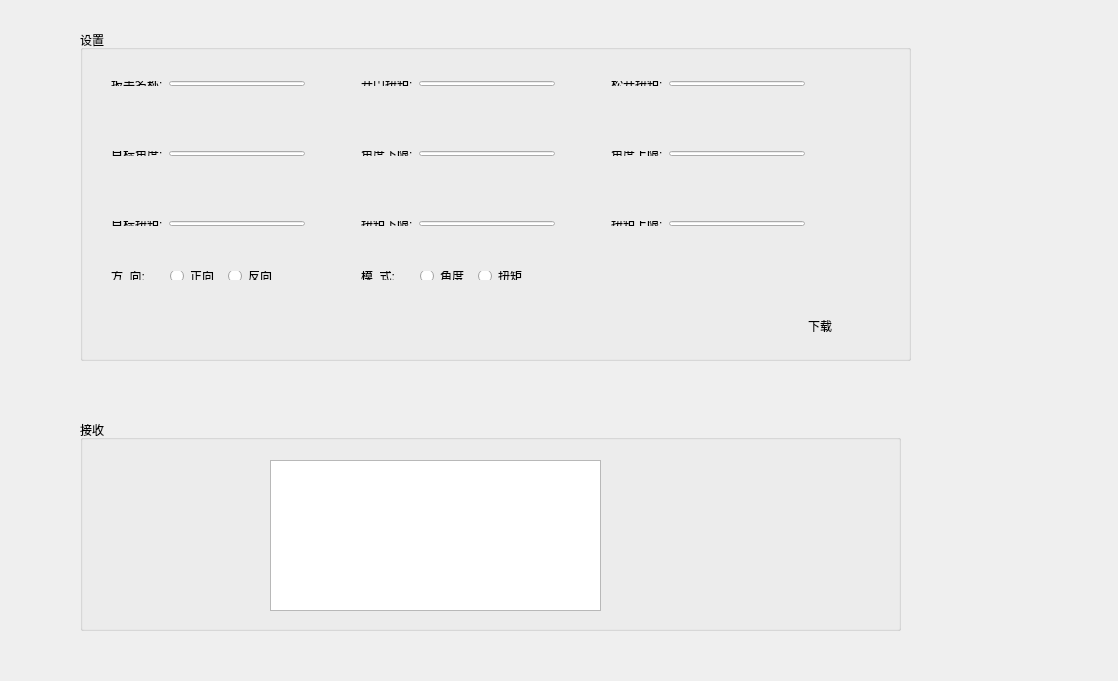
<?xml version="1.0" encoding="UTF-8"?>
<ui version="4.0">
 <class>Widget</class>
 <widget class="QWidget" name="Widget">
  <property name="geometry">
   <rect>
    <x>0</x>
    <y>0</y>
    <width>1118</width>
    <height>681</height>
   </rect>
  </property>
  <property name="windowTitle">
   <string>Widget</string>
  </property>
  <widget class="QGroupBox" name="groupBox">
   <property name="geometry">
    <rect>
     <x>80</x>
     <y>30</y>
     <width>831</width>
     <height>331</height>
    </rect>
   </property>
   <property name="title">
    <string>设置</string>
   </property>
   <widget class="QWidget" name="">
    <property name="geometry">
     <rect>
      <x>20</x>
      <y>40</y>
      <width>216</width>
      <height>27</height>
     </rect>
    </property>
    <layout class="QHBoxLayout" name="horizontalLayout">
     <item>
      <widget class="QLabel" name="label">
       <property name="styleSheet">
        <string notr="true">font: 14pt &quot;Sans Serif&quot;;</string>
       </property>
       <property name="text">
        <string>扳手名称:</string>
       </property>
      </widget>
     </item>
     <item>
      <widget class="QLineEdit" name="LineName"/>
     </item>
    </layout>
   </widget>
   <widget class="QWidget" name="">
    <property name="geometry">
     <rect>
      <x>270</x>
      <y>40</y>
      <width>216</width>
      <height>27</height>
     </rect>
    </property>
    <layout class="QHBoxLayout" name="horizontalLayout_2">
     <item>
      <widget class="QLabel" name="label_2">
       <property name="styleSheet">
        <string notr="true">font: 14pt &quot;Sans Serif&quot;;</string>
       </property>
       <property name="text">
        <string>开门扭矩:</string>
       </property>
      </widget>
     </item>
     <item>
      <widget class="QLineEdit" name="Linekaimen"/>
     </item>
    </layout>
   </widget>
   <widget class="QWidget" name="">
    <property name="geometry">
     <rect>
      <x>520</x>
      <y>40</y>
      <width>216</width>
      <height>27</height>
     </rect>
    </property>
    <layout class="QHBoxLayout" name="horizontalLayout_3">
     <item>
      <widget class="QLabel" name="label_3">
       <property name="styleSheet">
        <string notr="true">font: 14pt &quot;Sans Serif&quot;;</string>
       </property>
       <property name="text">
        <string>松开扭矩:</string>
       </property>
      </widget>
     </item>
     <item>
      <widget class="QLineEdit" name="LineSongkai"/>
     </item>
    </layout>
   </widget>
   <widget class="QWidget" name="">
    <property name="geometry">
     <rect>
      <x>20</x>
      <y>110</y>
      <width>216</width>
      <height>27</height>
     </rect>
    </property>
    <layout class="QHBoxLayout" name="horizontalLayout_4">
     <item>
      <widget class="QLabel" name="label_4">
       <property name="styleSheet">
        <string notr="true">font: 14pt &quot;Sans Serif&quot;;</string>
       </property>
       <property name="text">
        <string>目标角度:</string>
       </property>
      </widget>
     </item>
     <item>
      <widget class="QLineEdit" name="LineMubiaoJiao"/>
     </item>
    </layout>
   </widget>
   <widget class="QWidget" name="">
    <property name="geometry">
     <rect>
      <x>270</x>
      <y>110</y>
      <width>216</width>
      <height>27</height>
     </rect>
    </property>
    <layout class="QHBoxLayout" name="horizontalLayout_5">
     <item>
      <widget class="QLabel" name="label_5">
       <property name="styleSheet">
        <string notr="true">font: 14pt &quot;Sans Serif&quot;;</string>
       </property>
       <property name="text">
        <string>角度下限:</string>
       </property>
      </widget>
     </item>
     <item>
      <widget class="QLineEdit" name="LineJiaoduX"/>
     </item>
    </layout>
   </widget>
   <widget class="QWidget" name="">
    <property name="geometry">
     <rect>
      <x>520</x>
      <y>110</y>
      <width>216</width>
      <height>27</height>
     </rect>
    </property>
    <layout class="QHBoxLayout" name="horizontalLayout_6">
     <item>
      <widget class="QLabel" name="label_6">
       <property name="styleSheet">
        <string notr="true">font: 14pt &quot;Sans Serif&quot;;</string>
       </property>
       <property name="text">
        <string>角度上限:</string>
       </property>
      </widget>
     </item>
     <item>
      <widget class="QLineEdit" name="LineJiaoduS"/>
     </item>
    </layout>
   </widget>
   <widget class="QWidget" name="">
    <property name="geometry">
     <rect>
      <x>20</x>
      <y>180</y>
      <width>216</width>
      <height>27</height>
     </rect>
    </property>
    <layout class="QHBoxLayout" name="horizontalLayout_7">
     <item>
      <widget class="QLabel" name="label_7">
       <property name="styleSheet">
        <string notr="true">font: 14pt &quot;Sans Serif&quot;;</string>
       </property>
       <property name="text">
        <string>目标扭矩:</string>
       </property>
      </widget>
     </item>
     <item>
      <widget class="QLineEdit" name="LineMubiaoNiu"/>
     </item>
    </layout>
   </widget>
   <widget class="QWidget" name="">
    <property name="geometry">
     <rect>
      <x>270</x>
      <y>180</y>
      <width>216</width>
      <height>27</height>
     </rect>
    </property>
    <layout class="QHBoxLayout" name="horizontalLayout_8">
     <item>
      <widget class="QLabel" name="label_8">
       <property name="styleSheet">
        <string notr="true">font: 14pt &quot;Sans Serif&quot;;</string>
       </property>
       <property name="text">
        <string>扭矩下限:</string>
       </property>
      </widget>
     </item>
     <item>
      <widget class="QLineEdit" name="LineNiujuX"/>
     </item>
    </layout>
   </widget>
   <widget class="QWidget" name="">
    <property name="geometry">
     <rect>
      <x>520</x>
      <y>180</y>
      <width>216</width>
      <height>27</height>
     </rect>
    </property>
    <layout class="QHBoxLayout" name="horizontalLayout_9">
     <item>
      <widget class="QLabel" name="label_9">
       <property name="styleSheet">
        <string notr="true">font: 14pt &quot;Sans Serif&quot;;</string>
       </property>
       <property name="text">
        <string>扭矩上限:</string>
       </property>
      </widget>
     </item>
     <item>
      <widget class="QLineEdit" name="LineNiujuS"/>
     </item>
    </layout>
   </widget>
   <widget class="QWidget" name="">
    <property name="geometry">
     <rect>
      <x>20</x>
      <y>230</y>
      <width>192</width>
      <height>31</height>
     </rect>
    </property>
    <layout class="QHBoxLayout" name="horizontalLayout_10">
     <item>
      <widget class="QLabel" name="label_10">
       <property name="styleSheet">
        <string notr="true">font: 14pt &quot;Sans Serif&quot;;</string>
       </property>
       <property name="text">
        <string>方  向:</string>
       </property>
      </widget>
     </item>
     <item>
      <widget class="QRadioButton" name="CW">
       <property name="styleSheet">
        <string notr="true">font: 14pt &quot;Sans Serif&quot;;</string>
       </property>
       <property name="text">
        <string>正向</string>
       </property>
      </widget>
     </item>
     <item>
      <widget class="QRadioButton" name="CCW">
       <property name="styleSheet">
        <string notr="true">font: 14pt &quot;Sans Serif&quot;;</string>
       </property>
       <property name="text">
        <string>反向</string>
       </property>
      </widget>
     </item>
    </layout>
   </widget>
   <widget class="QWidget" name="">
    <property name="geometry">
     <rect>
      <x>270</x>
      <y>230</y>
      <width>192</width>
      <height>31</height>
     </rect>
    </property>
    <layout class="QHBoxLayout" name="horizontalLayout_12">
     <item>
      <widget class="QLabel" name="label_11">
       <property name="styleSheet">
        <string notr="true">font: 14pt &quot;Sans Serif&quot;;</string>
       </property>
       <property name="text">
        <string>模  式:</string>
       </property>
      </widget>
     </item>
     <item>
      <widget class="QRadioButton" name="mode_a">
       <property name="styleSheet">
        <string notr="true">font: 14pt &quot;Sans Serif&quot;;</string>
       </property>
       <property name="text">
        <string>角度</string>
       </property>
      </widget>
     </item>
     <item>
      <widget class="QRadioButton" name="mode_n">
       <property name="styleSheet">
        <string notr="true">font: 14pt &quot;Sans Serif&quot;;</string>
       </property>
       <property name="text">
        <string>扭矩</string>
       </property>
      </widget>
     </item>
    </layout>
   </widget>
   <widget class="QPushButton" name="DownLoad">
    <property name="geometry">
     <rect>
      <x>700</x>
      <y>275</y>
      <width>80</width>
      <height>41</height>
     </rect>
    </property>
    <property name="styleSheet">
     <string notr="true">font: 16pt &quot;Sans Serif&quot;;</string>
    </property>
    <property name="text">
     <string>下载</string>
    </property>
    <property name="flat">
     <bool>true</bool>
    </property>
   </widget>
  </widget>
  <widget class="QGroupBox" name="groupBox_2">
   <property name="geometry">
    <rect>
     <x>80</x>
     <y>420</y>
     <width>821</width>
     <height>211</height>
    </rect>
   </property>
   <property name="title">
    <string>接收</string>
   </property>
   <widget class="QTextBrowser" name="textBrowser">
    <property name="geometry">
     <rect>
      <x>190</x>
      <y>40</y>
      <width>331</width>
      <height>151</height>
     </rect>
    </property>
   </widget>
  </widget>
 </widget>
 <layoutdefault spacing="6" margin="11"/>
 <resources/>
 <connections/>
</ui>
